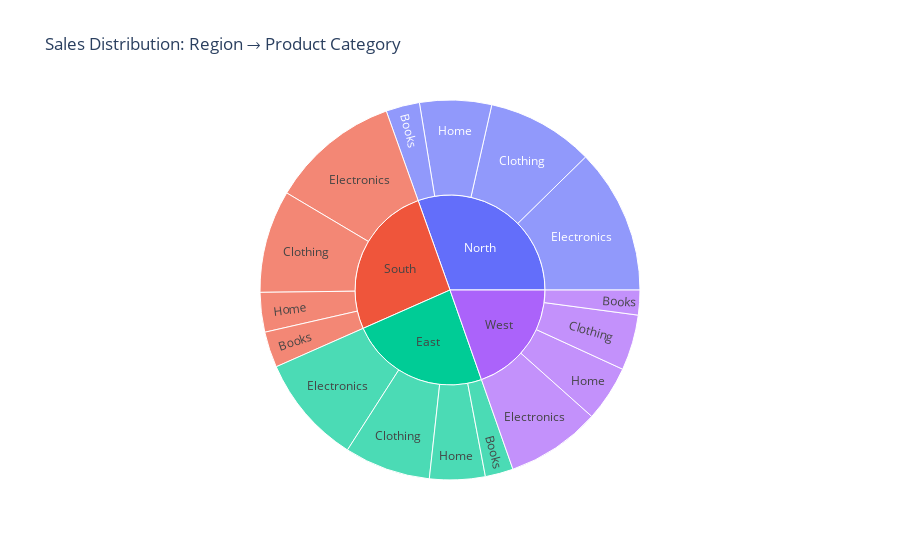
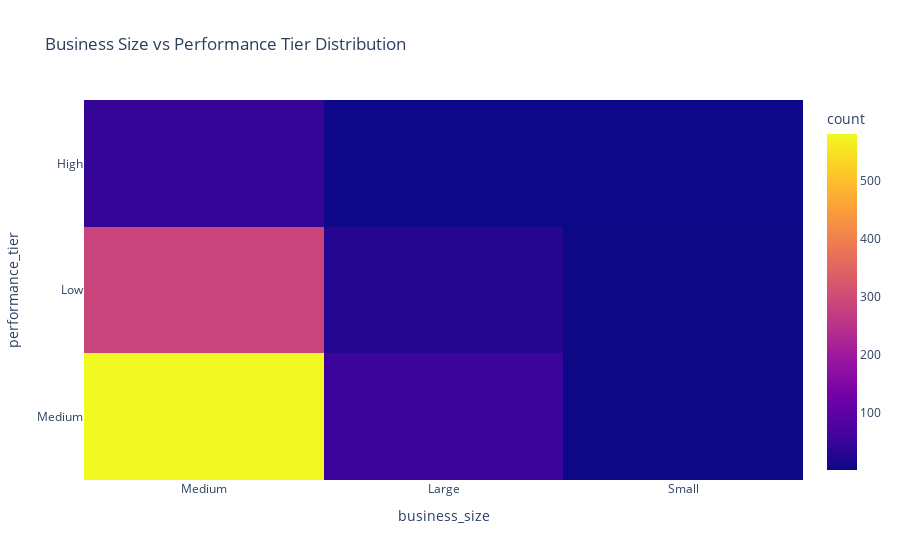

The cell these charts' notebook holds for them, in order:
### Code cell
# 4. PIVOT TABLES AND CROSS-TABULATION ANALYSIS
# ==============================================

print("PIVOT TABLES & CROSS-TABULATION")
print("=" * 35)

# 4.1 Sales analysis by region and category
print("\n4.1 Sales Analysis by Region and Product Category:")
print("-" * 50)
pivot_sales = df.pivot_table(
 values=['sales_amount', 'marketing_spend', 'customer_satisfaction'],
 index='region',
 columns='product_category',
 aggfunc={'sales_amount': 'mean', 'marketing_spend': 'sum', 'customer_satisfaction': 'mean'}
)

print("Average Sales by Region and Category:")
print(pivot_sales['sales_amount'].round(0))
print("\nTotal Marketing Spend by Region and Category:")
print(pivot_sales['marketing_spend'].round(0))

# Interactive pivot visualization
fig = px.sunburst(
 df,
 path=['region', 'product_category'],
 values='sales_amount',
 title="Sales Distribution: Region → Product Category"
)
fig.show()

# 4.2 Cross-tabulation analysis
print("\n4.2 Cross-Tabulation Analysis:")
print("-" * 31)

# Business size vs Performance tier
crosstab = pd.crosstab(df['business_size'], df['performance_tier'],
 margins=True, normalize='index')
print("Business Size vs Performance Tier (Row Percentages):")
print(crosstab.round(3))

# Visualization of cross-tab
fig = px.density_heatmap(
 df, x='business_size', y='performance_tier',
 title="Business Size vs Performance Tier Distribution"
)
fig.show()

# 4.3 Aggregated metrics by categories
print("\n4.3 Key Metrics by Categories:")
print("-" * 32)

# Group by region
region_summary = df.groupby('region').agg({
 'sales_amount': ['count', 'mean', 'median', 'std'],
 'customer_satisfaction': 'mean',
 'marketing_spend': 'sum',
 'employee_count': 'mean'
}).round(2)

region_summary.columns = ['_'.join(col).strip() for col in region_summary.columns]
print("Regional Summary:")
print(region_summary)

# Group by product category
category_summary = df.groupby('product_category').agg({
 'sales_amount': ['count', 'mean', 'sum'],
 'product_price': 'mean',
 'customer_satisfaction': 'mean'
}).round(2)

category_summary.columns = ['_'.join(col).strip() for col in category_summary.columns]
print("\nProduct Category Summary:")
print(category_summary)

print("\n Pivot analysis complete!")

### Figure 1 — Plotly figure (JSON) as saved in the notebook; plotly's stock layout.template omitted (floating-point values rounded to 4 significant figures)
{"data": [{"branchvalues": "total", "domain": {"x": [0, 1], "y": [0, 1]}, "hovertemplate": "labels=%{label}<br>sales_amount=%{value}<br>parent=%{parent}<br>id=%{id}<extra></extra>", "ids": ["South/Electronics", "North/Clothing", "West/Electronics", "East/Electronics", "South/Clothing", "North/Books", "North/Electronics", "East/Home", "North/Home", "South/Home", "South/Books", "West/Books", "East/Books", "East/Clothing", "West/Home", "West/Clothing", "South", "North", "West", "East"], "labels": ["Electronics", "Clothing", "Electronics", "Electronics", "Clothing", "Books", "Electronics", "Home", "Home", "Home", "Books", "Books", "Books", "Clothing", "Home", "Clothing", "South", "North", "West", "East"], "name": "", "parents": ["South", "North", "West", "East", "South", "North", "North", "East", "North", "South", "South", "West", "East", "East", "West", "West", "", "", "", ""], "type": "sunburst", "values": [5543000.0, 4585000.0, 4041000.0, 4681000.0, 4393000.0, 1441000.0, 6213000.0, 2377000.0, 3074000.0, 1696000.0, 1535000.0, 1064000.0, 1201000.0, 3690000.0, 2387000.0, 2379000.0, 13170000.0, 15310000.0, 9871000.0, 11950000.0]}], "layout": {"legend": {"tracegroupgap": 0}, "title": {"text": "Sales Distribution: Region → Product Category"}}}

### Figure 2 — Plotly figure (JSON) as saved in the notebook; plotly's stock layout.template omitted (floating-point values rounded to 4 significant figures; data arrays with more than 128 entries replaced by an {"elided": "..."} marker saying what was removed)
{"data": [{"coloraxis": "coloraxis", "hovertemplate": "business_size=%{x}<br>performance_tier=%{y}<br>count=%{z}<extra></extra>", "name": "", "type": "histogram2d", "x": {"elided": "1000 str values"}, "xaxis": "x", "xbingroup": "x", "y": {"elided": "1000 str values"}, "yaxis": "y", "ybingroup": "y"}], "layout": {"coloraxis": {"colorbar": {"title": {"text": "count"}}, "colorscale": [[0, "#0d0887"], [0.1111, "#46039f"], [0.2222, "#7201a8"], [0.3333, "#9c179e"], [0.4444, "#bd3786"], [0.5556, "#d8576b"], [0.6667, "#ed7953"], [0.7778, "#fb9f3a"], [0.8889, "#fdca26"], [1, "#f0f921"]]}, "legend": {"tracegroupgap": 0}, "title": {"text": "Business Size vs Performance Tier Distribution"}, "xaxis": {"anchor": "y", "domain": [0, 1], "title": {"text": "business_size"}}, "yaxis": {"anchor": "x", "domain": [0, 1], "title": {"text": "performance_tier"}}}}
